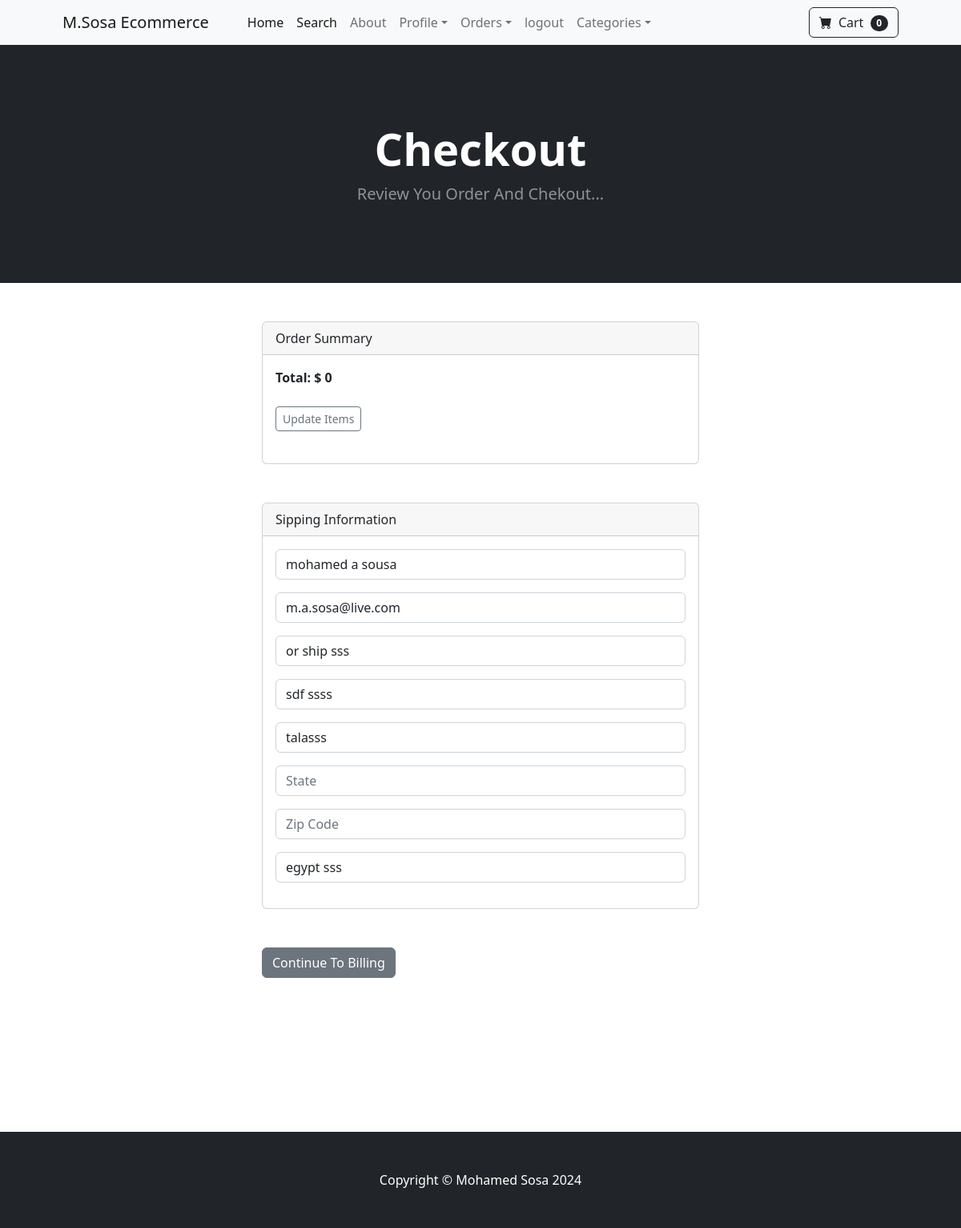
The app's page /payment/checkout (signed in) with its own data.
### payment/models.py (models this page shows, shortened)
class ShippingAddress(models.Model):
    user = models.ForeignKey(User, on_delete=models.CASCADE, null=True, blank=True)
    shipping_full_name = models.CharField(max_length=250)
    shipping_email = models.CharField(max_length=250)
    shipping_address1 = models.CharField(max_length=250)
    shipping_address2 = models.CharField(max_length=250,null=True, blank=True)
    shipping_city = models.CharField(max_length=250)
    shipping_state = models.CharField(max_length=250, blank=True, null=True)
    shipping_zipcode = models.CharField(max_length=20, blank=True, null=True)
    shipping_country = models.CharField(max_length=250)
    class Meta:
        verbose_name_plural = "Shipping Address"

### payment/views.py (the view)
# urls.py: path('checkout', views.checkout, name='checkout'),
def checkout(request):
    cart = Cart(request)
    cart_products = cart.get_prods
    quantities = cart.get_quants
    totals = cart.cart_total()
    if request.user.is_authenticated:
        shipping_user = ShippingAddress.objects.get(user__id=request.user.id)
        shipping_form = ShippingForm(request.POST or None ,instance=shipping_user)
        return render(request, "payment/checkout.html", {"cart_products" :cart_products, "quantities" : quantities, "totals":totals, "shipping_form":shipping_form})
    else:
        shipping_form = ShippingForm(request.POST or None)
        return render(request, "payment/checkout.html", {"cart_products" :cart_products, "quantities" : quantities, "totals":totals, "shipping_form":shipping_form})

### cart/cart.py (called while the page is built, shortened)
    def cart_total(self):
        product_ids = self.cart.keys()
        products = Product.objects.filter(id__in=product_ids)
        quantities = self.cart
        total = 0
        return total

    def __len__(self):
        return len(self.cart)

    def get_prods(self):
        product_ids = self.cart.keys()
        products = Product.objects.filter(id__in=product_ids)
        return products

### cart/context_processors.py (called while the page is built)
def cart(request):
    return {'cart': Cart(request)}

### payment/templates/payment/checkout.html (shortened to what this page needs)
{% extends 'base.html' %}
{% block content %}
<header class="bg-dark py-5">
    <div class="container px-4 px-lg-5 my-5">
    <div class="text-center text-white">
        <h1 class="display-4 fw-bolder">Checkout</h1>
        <p class="lead fw-normal text-white-50 mb-0">Review You Order And Chekout...</p>
    </div>
    </div>
</header>
<br /><br />
<div class="container">
    <div class="row">
        <div class="col-md-6 offset-md-3">
            <div class="card">
                <div class="card-header">
                Order Summary
                </div>
                <div class="card-body">
                    <strong>Total:   $ {{ totals }} </strong>
                    <br /><br />
                    <a href="{% url 'cart_summary' %}" class="btn btn-sm btn-outline-secondary">Update Items</a>
                    <br /><br />
                </div>
            </div>
            <br /><br />
            <div class="card">
                <div class="card-header">
                Sipping Information
                </div>
                <div class="card-body">
                    <form method="POST" action="{% url 'billing_info' %}">
                    {{ shipping_form.as_p }}
                </div>
            </div>
            <br /><br />
            <button type="submit" class="btn btn-secondary">Continue To Billing</button>
        </div>
    </div>
</div>
<br /><br /><br /><br /><br /><br /><br /><br />
{% endblock %}

### records on screen
ShippingAddress: shipping_full_name "mohamed a sousa", shipping_email "m.a.sosa@live.com", shipping_address1 "or ship sss", shipping_address2 "sdf ssss", shipping_city "talasss", shipping_country "egypt sss"

### other values on screen
{{ cart|length }} "0"
{{ totals }} "0"
